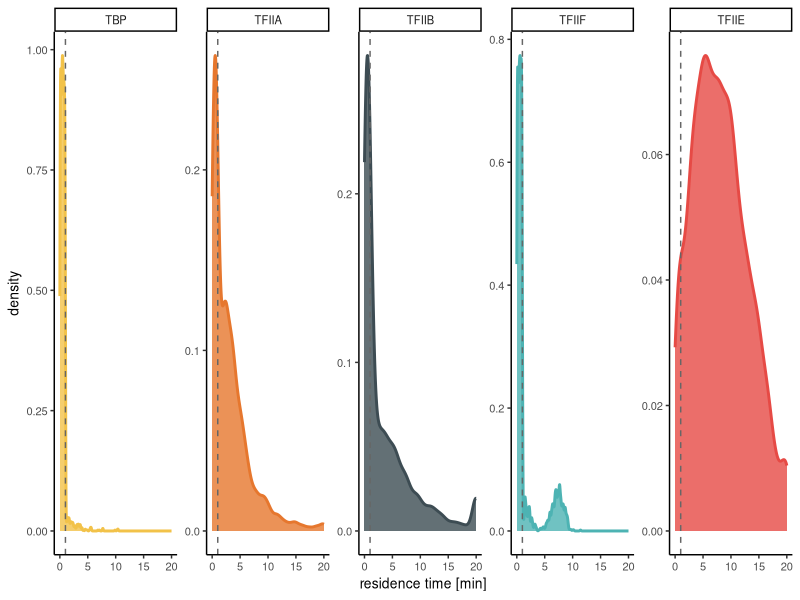

Recreate this plot in R.
rm(list = ls())

library(tidyverse)
set.seed(42)

# upload table replace <1 min with a random number between 0-1
resTimes = read.csv("data/residence_times_all.csv") %>% 
  pivot_longer(cols = TBP:TFIIF, names_to = "factorName", values_to = "resTime", values_drop_na = TRUE) %>% 
  distinct()

plotResTime = resTimes %>% 
  mutate(randNum = runif(nrow(resTimes), min=0, max=1)) %>% 
  mutate(resTimesNum = ifelse(resTime == "<1", randNum, as.numeric(resTime))) %>% 
  dplyr::select(factorName, resTimesNum) %>% 
  mutate(resTimesNum = ifelse(resTimesNum > 20, 20, resTimesNum))

plotResTime$factorName = factor(plotResTime$factorName, levels = c("TBP", "TFIIA", "TFIIB", 
                                                                           "TFIIF", "TFIIE"))
colorPalette = c("#F2C249", "#E6772E", "#3D4C53", "#4DB3B3", "#E64A45")
p = ggplot(plotResTime, aes(resTimesNum, color = factorName, fill = factorName))
p + geom_density(alpha = 0.8, lwd = 1) +
  theme_classic() +
  scale_color_manual(values = colorPalette) +
  scale_fill_manual(values = colorPalette) +
  facet_wrap(~factorName, nrow = 1, scales = "free_y") + 
  theme(legend.position = "none") +
  xlab("residence time [min]")+
  theme(panel.background = element_rect(fill = "transparent"), # bg of the panel
        plot.background = element_rect(fill = "transparent", color = NA),
        text = element_text(size=10)) +
  geom_vline(xintercept = 1, color = "grey40", linetype = "dashed")
#ggsave("figures/panels/fig2/resTime_density.pdf", width = 17, height = 4, units = "cm")
